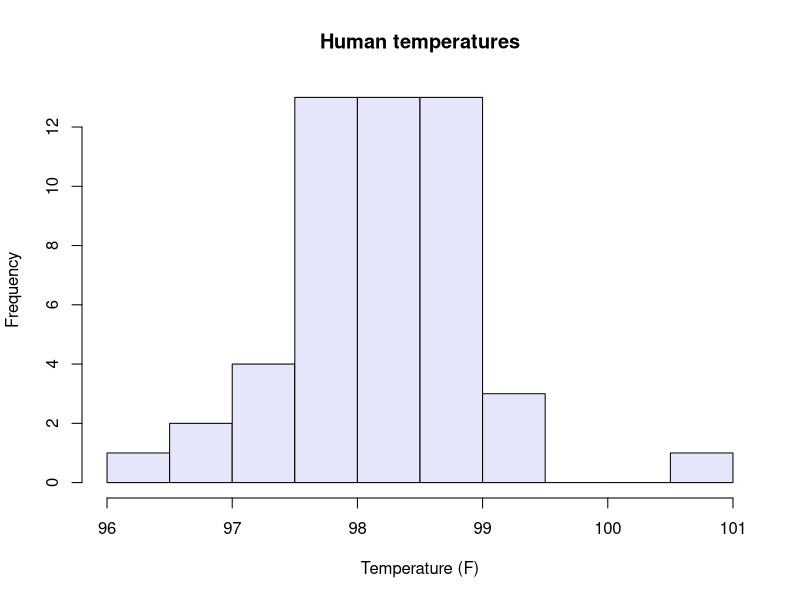
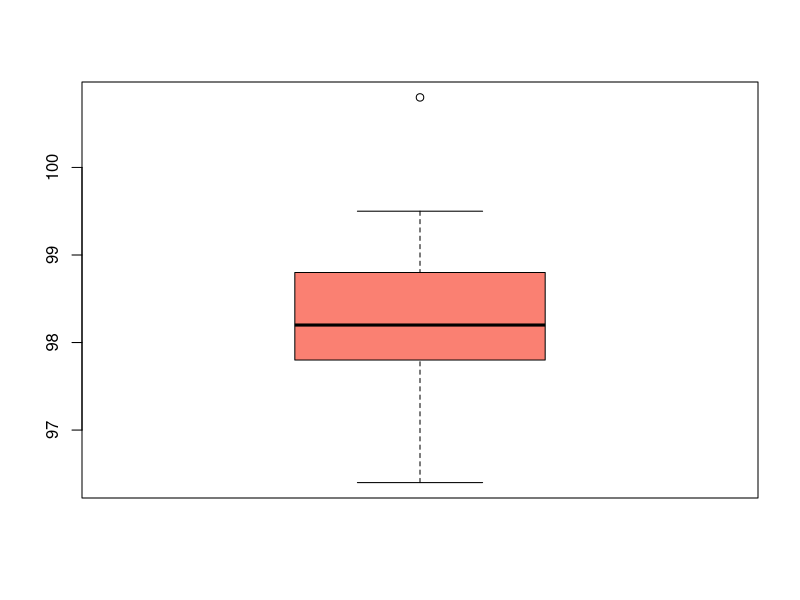
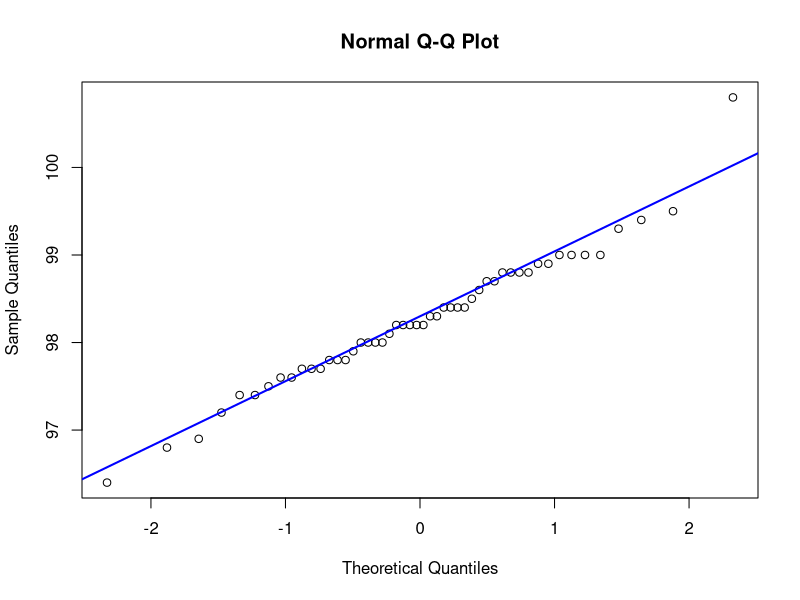
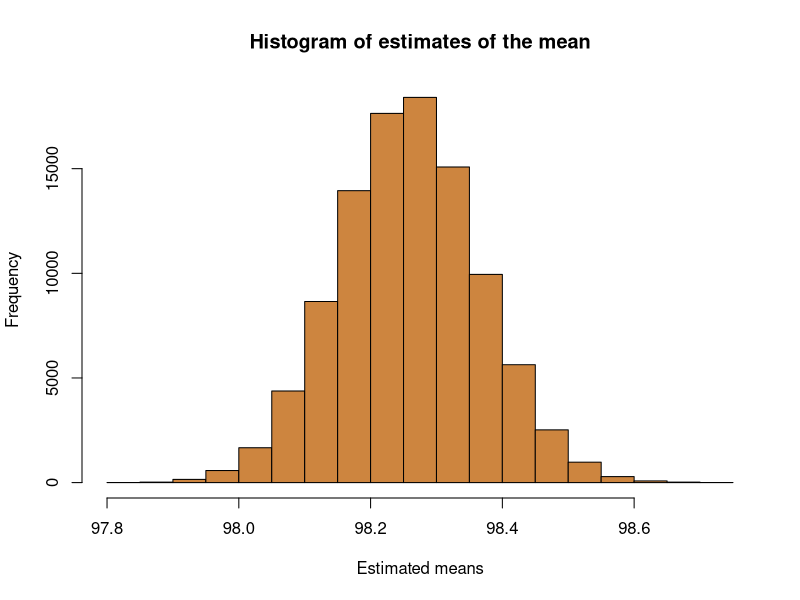

Source code (R) for these figures, in order:
## ---- chunk 1
knitr::opts_chunk$set(echo = TRUE)
## ---- chunk 2
temperature<-read.csv("temperatures.csv")
## ---- chunk 3
ls.str(temperature)
## ---- chunk 4
temp<-temperature$BodyTemp
n=length(temp)
print(n)
## ---- chunk 5
summary(temp)
sd(temp)
## ---- chunk 6
hist(temp, 
     main="Human temperatures",
     xlab="Temperature (F)",
     col="lavender")
## ---- chunk 7
t.test(temp)
## ---- chunk 8
boxplot(temp, 
        col="salmon")
qqnorm(temp)
qqline(temp, col="blue", lwd=2)
## ---- chunk 9
shapiro.test(temp)
## ---- chunk 10
set.seed(153)

n.boot=10^5 #this is B from the handwritten notes
mu.hats=replicate(n.boot, mean(sample(temp, n, replace=TRUE)))
#(mu.hats)
hist(mu.hats, 
     main="Histogram of estimates of the mean",
     xlab="Estimated means",
     col="peru")
mu.boot=mean(mu.hats)
print(mu.boot)
## ---- chunk 11
quantile(mu.hats, c(0.025, 0.975))
## ---- chunk 12
se=sd(mu.hats)
(mu.boot-se*qnorm(0.975))
(mu.boot+se*qnorm(0.975))
